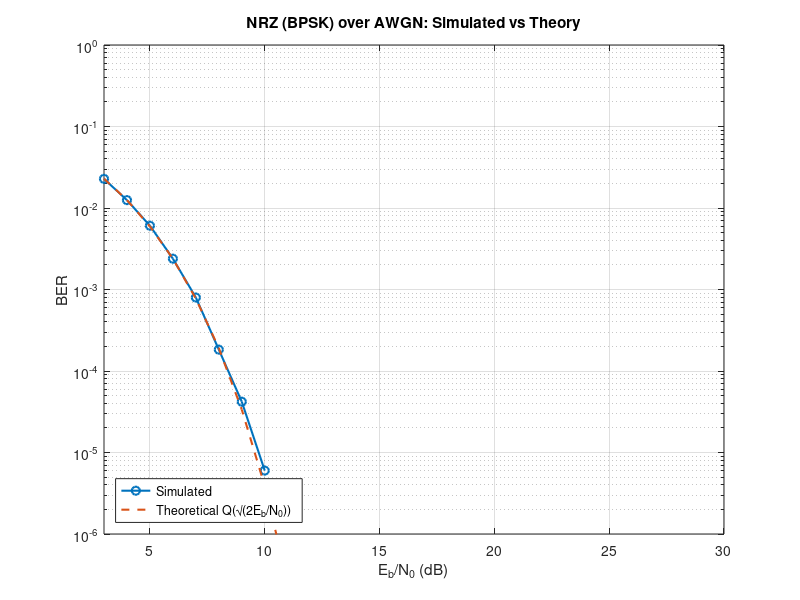

This figure's MATLAB source:
function prac0_433
% Exercise 4.3.3 – BER of NRZ (BPSK) over AWGN vs Eb/N0
% Simple one-sample-per-bit model (as wiki note: randn noise power=1 per symbol sample)

rng(1);                           % reproducible
EbN0dB = 3:1:30;                  % x-axis (dB)
EbN0   = 10.^(EbN0dB/10);         % linear

Nbits  = 2e6;                     % > 1e6 bits as requested
A      = 1;                       % bipolar NRZ amplitude => Eb = 1 (one sample per bit)

% ----- generate random bits and map to +/-1 (BPSK/NRZ)
b = randi([0 1], Nbits, 1);
s = 2*b - 1;                      % 0 -> -1, 1 -> +1

BER = zeros(size(EbN0));

for k = 1:numel(EbN0)
    % For BPSK real baseband: noise variance = N0/2 per real dimension.
    % With Eb=1, N0 = 1/EbN0; hence sigma^2 = 1/(2*EbN0).
    sigma2 = 1./(2*EbN0(k));
    n = sqrt(sigma2) * randn(Nbits,1);
    r = A*s + n;

    % hard decision
    bhat = r > 0;
    err  = nnz(bhat ~= b);
    BER(k) = err / Nbits;
    fprintf('Eb/N0 = %2d dB -> BER = %.3g (%d/%d)\n', EbN0dB(k), BER(k), err, Nbits);
end

% ----- theory (BPSK over AWGN)
BER_th = qfunc(sqrt(2*EbN0));

% ----- plot
figure('Name','Ex4.3.3 BER');
semilogy(EbN0dB, BER, 'o-','LineWidth',1.5); grid on; hold on;
semilogy(EbN0dB, BER_th, '--','LineWidth',1.5);
ylim([1e-6 1]); xlim([min(EbN0dB) max(EbN0dB)]);
xlabel('E_b/N_0 (dB)'); ylabel('BER');
title('NRZ (BPSK) over AWGN: Simulated vs Theory');
legend('Simulated','Theoretical Q(\surd(2E_b/N_0))','Location','southwest');

% ----- explain / predict extremes in console
BER_min_shown = max(min(BER), 1e-6);
BER_max_shown = min(max(BER), 1.0);
fprintf('\nPlot y-range limited to [1e-6, 1]. In this run: min BER shown ≈ %.3g, max ≈ %.3g.\n', ...
        BER_min_shown, BER_max_shown);

BER_pred_lo = qfunc(sqrt(2*10^(-100/10)));   % SNR = -100 dB
BER_pred_hi = qfunc(sqrt(2*10^(+100/10)));   % SNR = +100 dB
fprintf('Predict at SNR = -100 dB: BER ≈ %.5f (≈ 0.5, random guesses).\n', BER_pred_lo);
fprintf('Predict at SNR = +100 dB: BER ≈ %.5g (≈ 0, error-free in practice).\n', BER_pred_hi);

end
